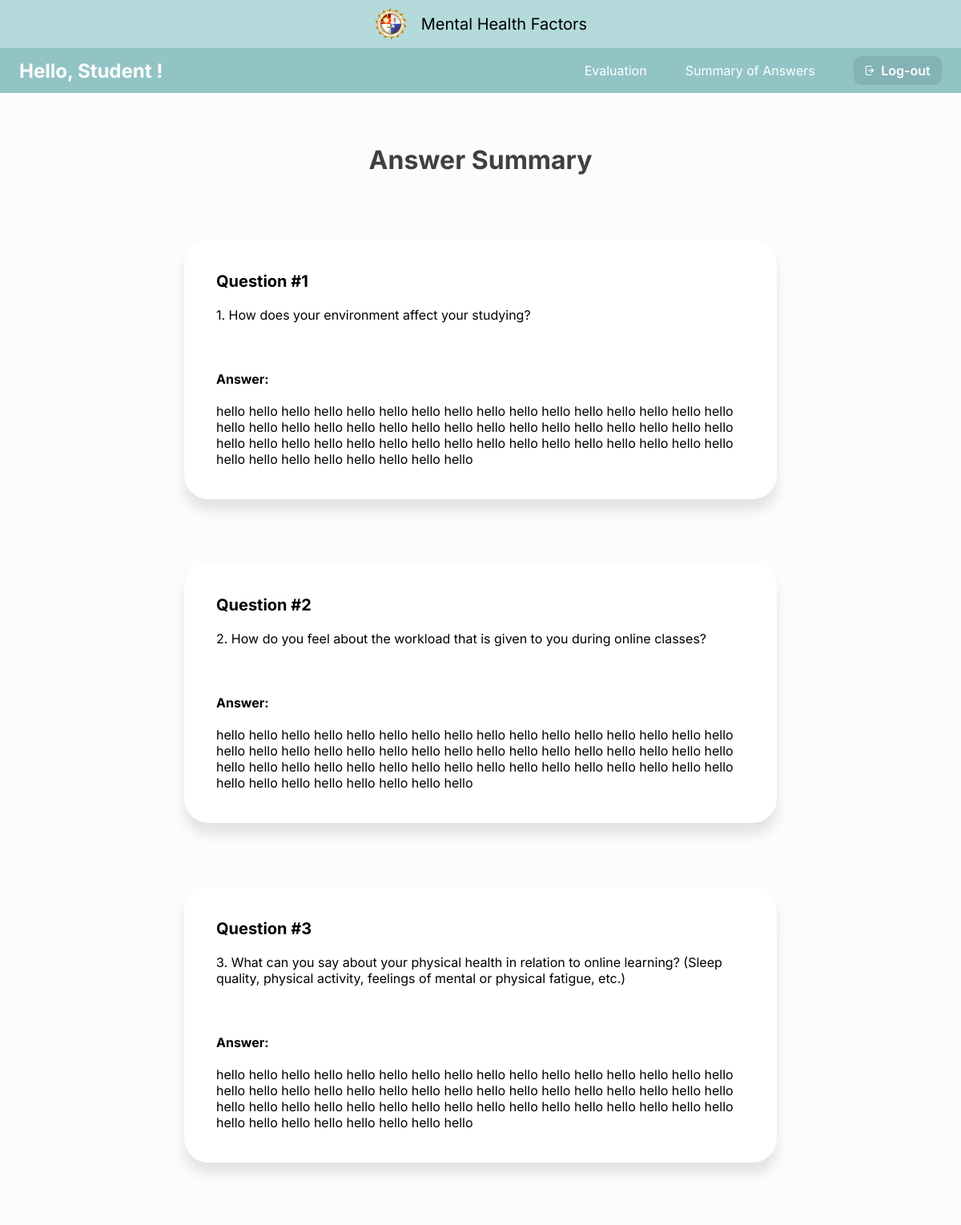
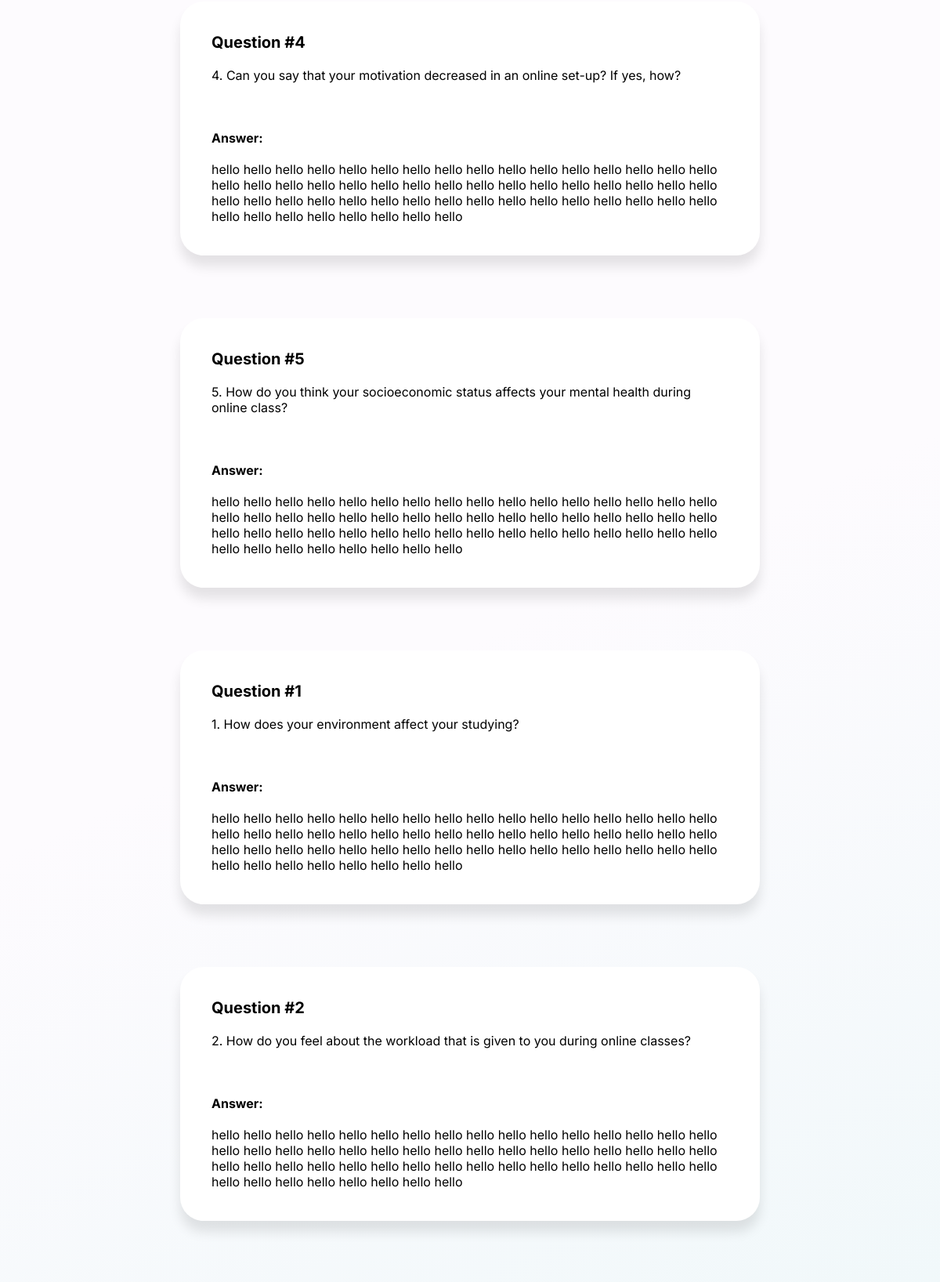
Page /answer_summary (signed in, upper part) on the committed database (2 pictures, top to bottom).
### capswebsite/models.py (models this page shows, shortened)
class Answers(models.Model):
    student = models.ForeignKey(User, verbose_name='Student',null=True,blank=True,on_delete=models.CASCADE)
    question1 = models.CharField(max_length=1000, verbose_name="question1",null=True, blank =True)
    question2 = models.CharField(max_length=1000, verbose_name="question2",null=True, blank =True)
    question3 = models.CharField(max_length=1000, verbose_name="question3",null=True, blank =True)
    question4 = models.CharField(max_length=1000, verbose_name="question4",null=True, blank =True)
    question5 = models.CharField(max_length=1000, verbose_name="question5",null=True, blank =True)

### capswebsite/views.py (the view)
# urls.py: path('answer_summary',views.answer_summary, name="answer_summary"),
def answer_summary(request):
    context ={}
    user = request.user.id
    if Answers.objects.filter(student=user).exists():
        answers = Answers.objects.filter(student=user)
        context['answers'] = answers
    else:
        return redirect('start_survey')
    return render(request, 'student/answer_summary.html', context)

### capswebsite/templates/student/answer_summary.html (shortened to what this page needs)
{% load static %}
{% include 'student/student_navbar.html' %}
{% block content %}
<div class="title">Answer Summary</div>
        {% for ans in answers %}
        <div class="qna">
            <span>Question #1</span>
            <br><br>
            1. How does your environment affect your studying?
            <br><br><br><br>
            <label for="answer"><b>Answer:</b></label>
            <br><br>
            {{ans.question1}}
        </div>
        <div class="qna">
            <span>Question #2</span>
            <br><br>
            2. How do you feel about the workload that is given to you during online classes?
            <br><br><br><br>
            <label for="answer"><b>Answer:</b></label>
            <br><br>
            {{ans.question2}}
        </div>
        <div class="qna">
            <span>Question #3</span>
            <br><br>
            3. What can you say about your physical health in relation to online learning? (Sleep quality, physical activity, feelings of mental or physical fatigue, etc.)
            <br><br><br><br>
            <label for="answer"><b>Answer:</b></label>
            <br><br>
            {{ans.question3}}
        </div>
        <div class="qna">
            <span>Question #4</span>
            <br><br>
            4. Can you say that your motivation decreased in an online set-up? If yes, how?
            <br><br><br><br>
            <label for="answer"><b>Answer:</b></label>
            <br><br>
            {{ans.question4}}
        </div>
        <div class="qna">
            <span>Question #5</span>
            <br><br>
            5. How do you think your socioeconomic status affects your mental health during online class?
            <br><br><br><br>
            <label for="answer"><b>Answer:</b></label>
            <br><br>
            {{ans.question5}}
        </div>
{%endfor%}
{% endblock %}

### capswebsite/static/css/navbar.css (style rules this page uses)
body { margin:0px; width: 100%; height: 100%; }

### capswebsite/templates/student/answer_summary.html (style rules this page uses)
body { margin: 0px; min-height: 100vh; background: linear-gradient(155.57deg, #FDFBFE 36.97%, #D8F2F2 83.32%); background-repeat: no-repeat; }
.title { font-family: 'Inter'; font-style: normal; font-weight: 700; font-size: 2em; text-align: center; margin-top: 2em; color: #404040; }
.qna { display: block; min-width: 100px; max-width: 55%; height: auto; padding: 40px; margin: 80px auto; background: #FFFFFF; box-shadow: 0px 14px 15px rgba(0, 0, 0, 0.1); border-radius: 30px; font-family: 'Inter'; font-style: normal; font-weight: 400; font-size: 16px; }
.qna span { font-family:'Inter'; font-size: 20px; font-weight: 700; }

### rows in the picture
Answers: question1 "hello hello hello hello hello hello hello hello hello hello hello hello hello hello hello hello hello hello hello hello hello hello hello hello hello hello hello hello hello hello hello hello hello hello hello hello hello hello hello hello hello hello hello hello hello hello hello hello hello hello hello hello hello hello hello hello", question2 "hello hello hello hello hello hello hello hello hello hello hello hello hello hello hello hello hello hello hello hello hello hello hello hello hello hello hello hello hello hello hello hello hello hello hello hello hello hello hello hello hello hello hello hello hello hello hello hello hello hello hello hello hello hello hello hello", question3 "hello hello hello hello hello hello hello hello hello hello hello hello hello hello hello hello hello hello hello hello hello hello hello hello hello hello hello hello hello hello hello hello hello hello hello hello hello hello hello hello hello hello hello hello hello hello hello hello hello hello hello hello hello hello hello hello", question4 "hello hello hello hello hello hello hello hello hello hello hello hello hello hello hello hello hello hello hello hello hello hello hello hello hello hello hello hello hello hello hello hello hello hello hello hello hello hello hello hello hello hello hello hello hello hello hello hello hello hello hello hello hello hello hello hello", question5 "hello hello hello hello hello hello hello hello hello hello hello hello hello hello hello hello hello hello hello hello hello hello hello hello hello hello hello hello hello hello hello hello hello hello hello hello hello hello hello hello hello hello hello hello hello hello hello hello hello hello hello hello hello hello hello hello"
Answers: question1 "hello hello hello hello hello hello hello hello hello hello hello hello hello hello hello hello hello hello hello hello hello hello hello hello hello hello hello hello hello hello hello hello hello hello hello hello hello hello hello hello hello hello hello hello hello hello hello hello hello hello hello hello hello hello hello hello", question2 "hello hello hello hello hello hello hello hello hello hello hello hello hello hello hello hello hello hello hello hello hello hello hello hello hello hello hello hello hello hello hello hello hello hello hello hello hello hello hello hello hello hello hello hello hello hello hello hello hello hello hello hello hello hello hello hello"
